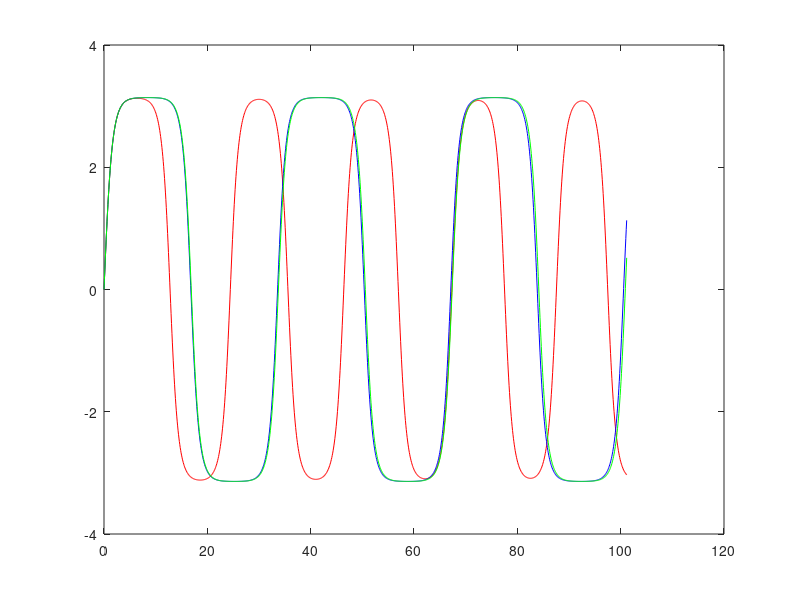

The MATLAB script that drew this image:
%%%%%%%%%%%%%%%%%% PENDULO
u0i = 0;
v0i = 1.9999992384564990;%v0i = 2.0000001;
wc = 1;
T = 33.7210;
Dt = T/400;
tmax = 3*T;
rango = 0:Dt:tmax;
%%%%%%%%%%%%%%%%%% RK
u0 = u0i;
v0 = v0i;
u=[u0];
for i = rango
  a0 = -wc*sin(u0);
%
  u1 = u0 + (1/2)*Dt*v0;
  v1 = v0 + (1/2)*Dt*a0;
  a1 = -wc*sin(u1);
%
  u2 = u0 +    1*Dt*v0 + 1*Dt^2*a0;
  v2 = v0 + (-1)*Dt*a0 + 2*Dt*a1;
  a2 = -wc*sin(u2);
%
  u3 = u0 + Dt*v0 + (1/6)*(Dt^2)*a0 + (1/3)*(Dt^2)*a1;
  %u3 = u0 +       Dt*v0 +  1/6*Dt^2*(-1*a0 + 8*a1); esta mal
  v3 = v0 + (1/6)*Dt*a0 + (2/3)*Dt*a1 + (1/6)*Dt*a2;
%
  u=[u,u3];
 
%
  u0=u3;
  v0=v3;
endfor
urk=u(1:(length(u)-1));
%%%%%%%%%%%%%%%%%% M3
u0 = u0i;
v0 = v0i;
u=[u0];
for i = rango
  a0 = -wc*sin(u0);
  %
  u1 = u0 + 1/3*Dt*v0 + 1/18*Dt^2*a0;
  v1 = v0 + 1/3*Dt*a0;
  a1 = -wc*sin(u1);
  %
  u2 = u0 + 2/3*Dt*v0 + 1/27*Dt^2*(2*a0 + 4*a1); % EC 23
  v2 = v0 + 2/3*Dt*a1;
  a2 = -wc*sin(u2);
  %
  u3 = u0 + Dt*v0 + 1/6*Dt^2*(a0 + a1 + a2); % EC 26
  v3 = v0 + 1/4*Dt*(a0 + 3*a2);
%
  u=[u,u3]; 
%
  u0=u3;
  v0=v3;
endfor
umet3=u(1:(length(u)-1));
%%%%%%%%%%%%%%%%%% M4
u0 = u0i;
v0 = v0i;
u=[u0];
for i = rango
  a0 = -wc*sin(u0); % EC. 1
  %
  u1 = u0 + 1/3*Dt*v0 + 1/18*Dt^2*a0; % EC 2.1
  v1 = v0 + 1/3*Dt*a0; % EC 2.2
  a1 = -wc*sin(u1); % EC 3
  %
  u2 = u0 + 1/2*Dt*v0 + 3/40*Dt^2*(2*a0/3 + a1); % EC 4.1
  v2 = v0 + 1/8*Dt*a0 + 3/8*Dt*a1; % EC 4.2
  a2 = -wc*sin(u2); % EC 5
  %
  u3 = u0 + 1*Dt*v0 + 1/20*Dt^2*(a0 + 9*a1); % EC 6.1
  v3 = v0 + 1/2*Dt*(a0 -3*a1 + 4*a2); % EC 6.2
  a3 = -wc*sin(u3); % EC 7
  %
  u4 = u0 + Dt*v0 + 1/6*Dt^2*(a0 + 2*a2); % EC 8.1
  v4 = v0 + 1/6*Dt*(a0 + 4*a2 + a3); % EC 8.2
  %
  u=[u,u4];
  %
  u0=u4;
  v0=v4;
endfor
umet4=u(1:(length(u)-1));
%%%%%%%%%%%%%%%%%% GRAFICO
plot(rango,urk,"-r",rango,umet3,"-b",rango,umet4,"-g");
